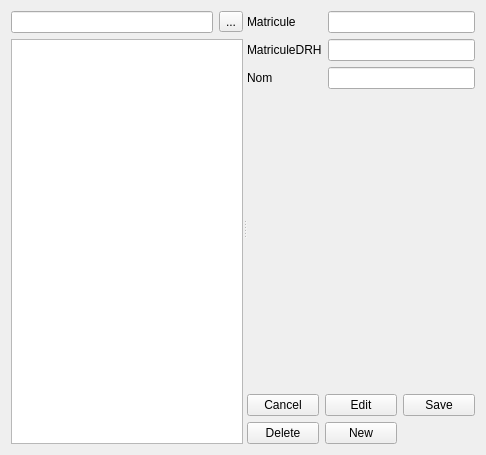
<?xml version="1.0" encoding="UTF-8"?>
<ui version="4.0">
 <class>Employers</class>
 <widget class="QWidget" name="Employers">
  <property name="geometry">
   <rect>
    <x>0</x>
    <y>0</y>
    <width>486</width>
    <height>455</height>
   </rect>
  </property>
  <property name="windowTitle">
   <string>Form</string>
  </property>
  <layout class="QHBoxLayout" name="horizontalLayout">
   <item>
    <widget class="QSplitter" name="splitter">
     <property name="orientation">
      <enum>Qt::Horizontal</enum>
     </property>
     <widget class="QWidget" name="widget" native="true">
      <layout class="QVBoxLayout" name="verticalLayout_2">
       <item>
        <layout class="QHBoxLayout" name="horizontalLayout_3">
         <item>
          <widget class="QLineEdit" name="lineEdit_filter">
           <property name="clearButtonEnabled">
            <bool>true</bool>
           </property>
          </widget>
         </item>
         <item>
          <widget class="QToolButton" name="toolButton">
           <property name="text">
            <string>...</string>
           </property>
          </widget>
         </item>
        </layout>
       </item>
       <item>
        <widget class="QTableView" name="tableEmployers">
         <property name="minimumSize">
          <size>
           <width>0</width>
           <height>0</height>
          </size>
         </property>
         <property name="editTriggers">
          <set>QAbstractItemView::NoEditTriggers</set>
         </property>
         <property name="alternatingRowColors">
          <bool>true</bool>
         </property>
         <property name="selectionBehavior">
          <enum>QAbstractItemView::SelectRows</enum>
         </property>
         <property name="sortingEnabled">
          <bool>true</bool>
         </property>
        </widget>
       </item>
      </layout>
     </widget>
     <widget class="QWidget" name="widgetForm" native="true">
      <property name="minimumSize">
       <size>
        <width>200</width>
        <height>0</height>
       </size>
      </property>
      <property name="styleSheet">
       <string notr="true"/>
      </property>
      <layout class="QVBoxLayout" name="verticalLayout">
       <item>
        <layout class="QGridLayout" name="gridLayout_2">
         <item row="1" column="1">
          <widget class="QLineEdit" name="lineEdit"/>
         </item>
         <item row="1" column="0">
          <widget class="QLabel" name="label">
           <property name="text">
            <string>Matricule</string>
           </property>
           <property name="buddy">
            <cstring>lineEdit</cstring>
           </property>
          </widget>
         </item>
         <item row="3" column="0">
          <widget class="QLabel" name="label_matriculeDRH">
           <property name="text">
            <string>MatriculeDRH</string>
           </property>
          </widget>
         </item>
         <item row="3" column="1">
          <widget class="QLineEdit" name="lineEdit_matriculeDRH"/>
         </item>
         <item row="4" column="0">
          <widget class="QLabel" name="label_2">
           <property name="text">
            <string>Nom</string>
           </property>
           <property name="buddy">
            <cstring>lineEdit_2</cstring>
           </property>
          </widget>
         </item>
         <item row="4" column="1">
          <widget class="QLineEdit" name="lineEdit_2"/>
         </item>
        </layout>
       </item>
       <item>
        <spacer name="verticalSpacer">
         <property name="orientation">
          <enum>Qt::Vertical</enum>
         </property>
         <property name="sizeHint" stdset="0">
          <size>
           <width>20</width>
           <height>40</height>
          </size>
         </property>
        </spacer>
       </item>
       <item>
        <layout class="QGridLayout" name="gridLayout">
         <item row="0" column="3">
          <widget class="QPushButton" name="EditB">
           <property name="text">
            <string>Edit</string>
           </property>
          </widget>
         </item>
         <item row="0" column="4">
          <widget class="QPushButton" name="SaveB">
           <property name="text">
            <string>Save</string>
           </property>
          </widget>
         </item>
         <item row="1" column="1">
          <widget class="QPushButton" name="DeleteB">
           <property name="text">
            <string>Delete</string>
           </property>
           <property name="icon">
            <iconset>
             <normaloff>:/Buttons/images/delete.png</normaloff>:/Buttons/images/delete.png</iconset>
           </property>
          </widget>
         </item>
         <item row="1" column="3">
          <widget class="QPushButton" name="NewB">
           <property name="text">
            <string>New</string>
           </property>
          </widget>
         </item>
         <item row="0" column="1">
          <widget class="QPushButton" name="CancelB">
           <property name="text">
            <string>Cancel</string>
           </property>
          </widget>
         </item>
        </layout>
       </item>
      </layout>
     </widget>
    </widget>
   </item>
  </layout>
 </widget>
 <resources/>
 <connections/>
</ui>
